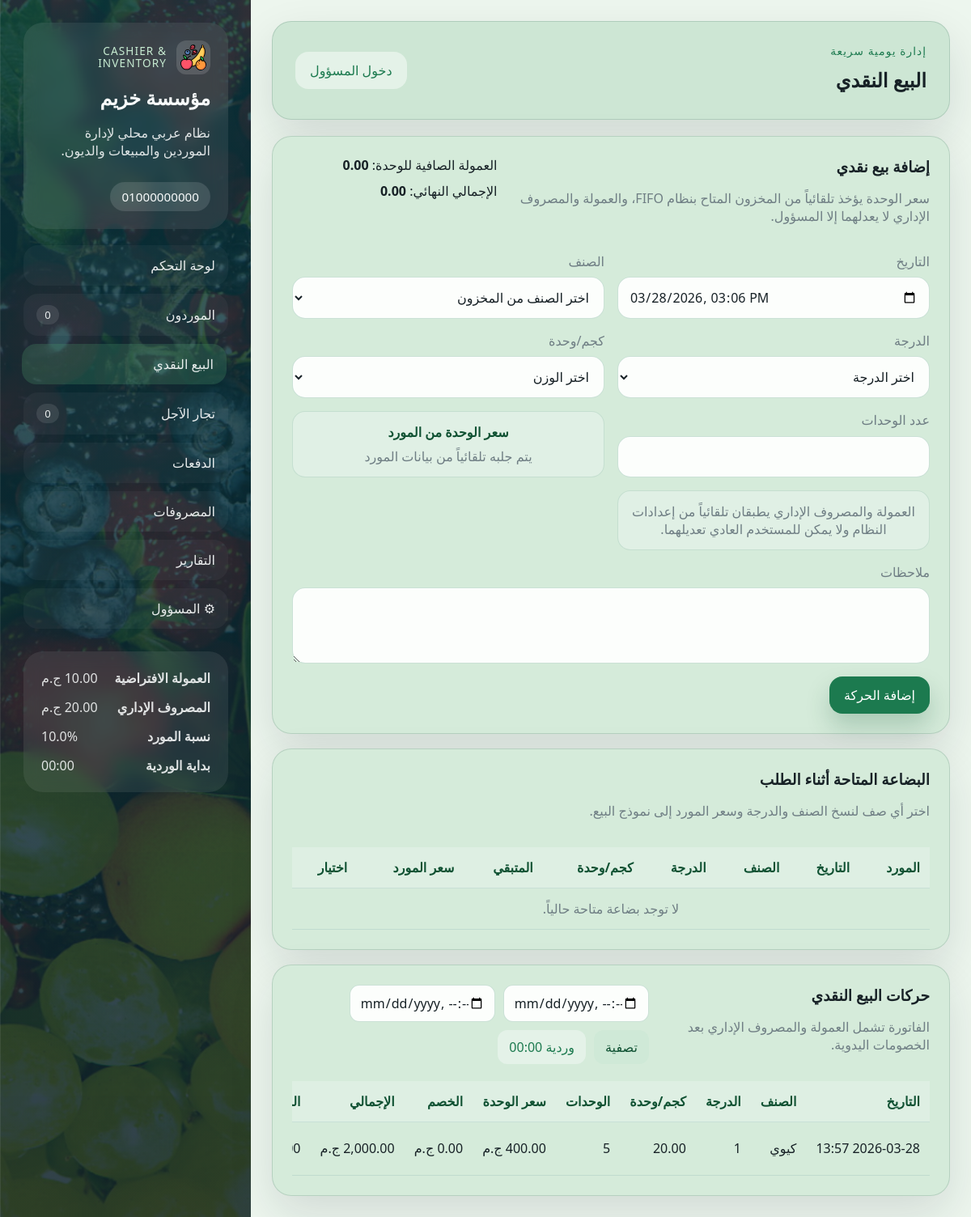
The app's page /retail/ with its own data.
### models/settings.py (models this page shows)
class Settings(Base):
    __tablename__ = "settings"
    id: Mapped[int] = mapped_column(Integer, primary_key=True)
    company_name: Mapped[str] = mapped_column(String(120), nullable=False)
    phone_number: Mapped[str] = mapped_column(String(255), nullable=False)
    commission_per_unit: Mapped[float] = mapped_column(Float, nullable=False, default=0.0)
    admin_expense: Mapped[float] = mapped_column(Float, nullable=False, default=0.0)
    supplier_profit_percentage: Mapped[float] = mapped_column(Float, nullable=False, default=0.0)
    shift_cutoff_time: Mapped[str] = mapped_column(String(5), nullable=False, default="00:00")
    admin_password: Mapped[str] = mapped_column(String(255), nullable=False)

### models/retail_transaction.py (models this page shows)
class RetailTransaction(Base):
    __tablename__ = "retail_transactions"
    id: Mapped[int] = mapped_column(Integer, primary_key=True)
    date: Mapped[datetime] = mapped_column(DateTime, nullable=False, default=datetime.now)
    fruit_name: Mapped[str] = mapped_column(String(120), nullable=False)
    units_count: Mapped[int] = mapped_column(Integer, nullable=False)
    class_number: Mapped[str] = mapped_column(String(50), nullable=False)
    kilograms_per_unit: Mapped[float] = mapped_column(Float, nullable=False, default=0.0)
    original_price_per_unit: Mapped[float] = mapped_column(Float, nullable=False)
    discount_per_unit: Mapped[float] = mapped_column(Float, nullable=False, default=0.0)
    discount_mode: Mapped[str] = mapped_column(String(20), nullable=False, default="commission")
    price_per_unit: Mapped[float] = mapped_column(Float, nullable=False)
    commission_per_unit: Mapped[float] = mapped_column(Float, nullable=False, default=0.0)
    admin_expense: Mapped[float] = mapped_column(Float, nullable=False, default=0.0)
    total_price: Mapped[float] = mapped_column(Float, nullable=False)
    final_price: Mapped[float] = mapped_column(Float, nullable=False)
    notes: Mapped[str | None] = mapped_column(Text, nullable=True)

### routes/retail_routes.py (the view, shortened to what this page needs)
@retail_bp.route("/", methods=["GET", "POST"])
def retail():
    db_session = get_session()
    settings = get_or_create_settings(db_session)
    is_admin_user = bool(session.get("admin_logged_in"))
    edit_transaction = None
    edit_id = parse_int(request.args.get("edit"))
    if edit_id:
        edit_transaction = db_session.get(RetailTransaction, edit_id)
    date_from = request.args.get("date_from", "").strip()
    date_to = request.args.get("date_to", "").strip()
    transactions_query = db_session.query(RetailTransaction)
    transactions_query = apply_date_range(
        transactions_query,
        RetailTransaction.date,
        date_from or None,
        date_to or None,
    )
    transactions = transactions_query.order_by(
        RetailTransaction.date.desc(), RetailTransaction.id.desc()
    ).all()
    goods = available_goods(db_session)
    stock_options = [
        {
            "fruit_name": item.fruit_name,
            "class_number": item.class_number,
            "kilograms_per_unit": float(item.kilograms_per_unit or 0),
            "remaining_units": int(item.remaining_units or 0),
            "price_per_unit": float(item.price_per_unit or 0),
        }
        for item in goods
    ]
    context = {
        **build_base_context(db_session),
        "page_title": "البيع النقدي",
        "transactions": transactions,
        "edit_transaction": edit_transaction,
        "default_commission": settings.commission_per_unit,
        "default_admin_expense": settings.admin_expense,
        "available_goods": goods,
        "stock_options": stock_options,
        "date_from": date_from,
        "date_to": date_to,
    }
    return render_template("retail.html", **context)

### templates/retail.html (shortened to what this page needs)
{% extends "base.html" %}
{% block content %}
<section class="content-grid single-wide">
    <article class="panel form-panel">
        <div class="panel-head">
            <div>
                <h3>{{ "تعديل بيع نقدي" if edit_transaction else "إضافة بيع نقدي" }}</h3>
                <p>سعر الوحدة يؤخذ تلقائياً من المخزون المتاح بنظام FIFO، والعمولة والمصروف الإداري لا يعدلهما إلا المسؤول.</p>
            </div>
            <div class="preview-strip" data-sale-preview>
                <span><span data-preview-label>العمولة الصافية للوحدة</span>: <strong data-preview="unit_price">0.00</strong></span>
                <span>الإجمالي النهائي: <strong data-preview="final_price">0.00</strong></span>
            </div>
        </div>
        <form class="form-grid" method="post" data-sale-form="retail" data-stock-options='{{ stock_options|tojson }}'>
            <label>
                <span>التاريخ</span>
                <input type="datetime-local" name="date" value="{{ edit_transaction.date|datetime_input if edit_transaction else now_string }}" required>
            </label>
            <label>
                <span>الصنف</span>
                <select name="fruit_name" required data-sale-field="fruit">
                    {% if edit_transaction %}
                        <option value="{{ edit_transaction.fruit_name }}" selected>{{ edit_transaction.fruit_name }}</option>
                    {% else %}
                        <option value="" selected>اختر الصنف من المخزون</option>
                    {% endif %}
                </select>
            </label>
            <label>
                <span>الدرجة</span>
                <select name="class_number" required data-sale-field="class">
                    {% if edit_transaction %}
                        <option value="{{ edit_transaction.class_number }}" selected>{{ edit_transaction.class_number }}</option>
                    {% else %}
                        <option value="" selected>اختر الدرجة</option>
                    {% endif %}
                </select>
            </label>
            <label>
                <span>كجم/وحدة</span>
                <select name="kilograms_per_unit" required data-sale-field="kilograms">
                    {% if edit_transaction %}
                        <option value="{{ edit_transaction.kilograms_per_unit }}" selected>{{ '%.2f'|format(edit_transaction.kilograms_per_unit) }}</option>
                    {% else %}
                        <option value="" selected>اختر الوزن</option>
                    {% endif %}
                </select>
            </label>
            <label>
                <span>عدد الوحدات</span>
                <input type="number" min="1" name="units_count" value="{{ edit_transaction.units_count if edit_transaction else '' }}" required>
            </label>
            <div class="info-box price-display-box">
                <strong>سعر الوحدة من المورد</strong>
                <span data-sale-price-display>{{ edit_transaction.original_price_per_unit|currency if edit_transaction else "يتم جلبه تلقائياً من بيانات المورد" }}</span>
            </div>
            {% if is_admin %}
                <label>
                    <span>العمولة للوحدة</span>
                    <input type="number" min="0" step="0.01" name="commission_per_unit" value="{{ edit_transaction.commission_per_unit if edit_transaction else default_commission }}" required>
                </label>
                <label>
                    <span>المصروف الإداري</span>
                    <input type="number" min="0" step="0.01" name="admin_expense" value="{{ edit_transaction.admin_expense if edit_transaction else default_admin_expense }}" required>
                </label>
            {% else %}
                <div class="info-box">
                    العمولة والمصروف الإداري يطبقان تلقائياً من إعدادات النظام ولا يمكن للمستخدم العادي تعديلهما.
                </div>
            {% endif %}
            <label class="full-width">
                <span>ملاحظات</span>
                <textarea name="notes" rows="3">{{ edit_transaction.notes if edit_transaction else '' }}</textarea>
            </label>
            <div class="form-actions full-width">
                <button class="btn btn-primary" type="submit">{{ "حفظ التعديل" if edit_transaction else "إضافة الحركة" }}</button>
            </div>
        </form>
    </article>
    <article class="panel">
        <div class="panel-head">
            <div>
                <h3>البضاعة المتاحة أثناء الطلب</h3>
                <p>اختر أي صف لنسخ الصنف والدرجة وسعر المورد إلى نموذج البيع.</p>
            </div>
        </div>
        <div class="table-wrap records-scroll">
            <table>
                <thead>
                    <tr>
                        <th>المورد</th>
                        <th>التاريخ</th>
                        <th>الصنف</th>
                        <th>الدرجة</th>
                        <th>كجم/وحدة</th>
                        <th>المتبقي</th>
                        <th>سعر المورد</th>
                        <th>اختيار</th>
                    </tr>
                </thead>
                <tbody>
                    {% for good in available_goods %}
                        <tr>
                            <td>{{ good.supplier_name }}</td>
                            <td>{{ good.date|date_ar }}</td>
                            <td>{{ good.fruit_name }}</td>
                            <td>{{ good.class_number }}</td>
                            <td>{{ '%.2f'|format(good.kilograms_per_unit) }}</td>
                            <td>{{ good.remaining_units }}</td>
                            <td>{{ good.price_per_unit|currency }}</td>
                            <td>
                                <button
                                    class="btn btn-small btn-secondary"
                                    type="button"
                                    data-stock-pick
                                    data-fruit="{{ good.fruit_name }}"
                                    data-class="{{ good.class_number }}"
                                    data-kilograms="{{ '%.2f'|format(good.kilograms_per_unit) }}"
                                    data-price="{{ '%.2f'|format(good.price_per_unit) }}"
                                >
                                    استخدام
                                </button>
                            </td>
                        </tr>
                    {% else %}
                        <tr><td colspan="8" class="empty-state">لا توجد بضاعة متاحة حالياً.</td></tr>
                    {% endfor %}
                </tbody>
            </table>
        </div>
    </article>
    <article class="panel">
        <div class="panel-head">
            <div>
                <h3>حركات البيع النقدي</h3>
                <p>الفاتورة تشمل العمولة والمصروف الإداري بعد الخصومات اليدوية.</p>
            </div>
            <form class="inline-form" method="get">
                <input type="datetime-local" name="date_from" value="{{ date_from }}">
                <input type="datetime-local" name="date_to" value="{{ date_to }}">
                <button class="btn btn-secondary" type="submit">تصفية</button>
            </form>
        </div>
        <div class="table-wrap records-scroll">
            <table>
                <thead>
                    <tr>
                        <th>التاريخ</th>
                        <th>الصنف</th>
                        <th>الدرجة</th>
                        <th>كجم/وحدة</th>
                        <th>الوحدات</th>
                        <th>سعر الوحدة</th>
                        <th>الخصم</th>
                        <th>الإجمالي</th>
                        <th>النهائي</th>
                    </tr>
                </thead>
                <tbody>
                    {% for item in transactions %}
                        <tr>
                            <td>{{ item.date|date_ar }}</td>
                            <td>{{ item.fruit_name }}</td>
                            <td>{{ item.class_number }}</td>
                            <td>{{ '%.2f'|format(item.kilograms_per_unit) }}</td>
                            <td>{{ item.units_count }}</td>
                            <td>{{ item.price_per_unit|currency }}</td>
                            <td>{{ item.discount_per_unit|currency }}</td>
                            <td>{{ item.total_price|currency }}</td>
                            <td>{{ item.final_price|currency }}</td>
                        </tr>
                    {% else %}
                        <tr><td colspan="10" class="empty-state">لا توجد حركات بيع نقدي حتى الآن.</td></tr>
                    {% endfor %}
                </tbody>
            </table>
        </div>
    </article>
</section>
{% endblock %}

### templates/base.html (shortened to what this page needs)
<!doctype html>
<html lang="ar" dir="rtl">
<head>
    <link rel="stylesheet" href="{{ url_for('static', filename='css/style.css') }}">
</head>
<body
    data-shift-cutoff="{{ shift_cutoff_range.cutoff }}"
    data-shift-start="{{ shift_cutoff_range.start }}"
    data-shift-end="{{ shift_cutoff_range.end }}"
>
    <div class="page-shell">
        <aside class="sidebar">
            <div class="brand-card">
                <div class="brand-kicker-row">
                    <img class="brand-logo" src="{{ url_for('static', filename='fruitsIcon.png') }}" alt="شعار النظام">
                    <span class="brand-kicker">Cashier & Inventory</span>
                </div>
                <h1>{{ settings.company_name }}</h1>
                <p>نظام عربي محلي لإدارة الموردين والمبيعات والديون.</p>
                <div class="brand-meta-stack">
                    {% for phone in phone_numbers %}
                        <div class="meta-pill">{{ phone }}</div>
                    {% endfor %}
                </div>
            </div>
            <nav class="nav-links">
                <a class="{{ 'active' if request.endpoint == 'admin.dashboard' else '' }}" href="{{ url_for('admin.dashboard') }}">لوحة التحكم</a>
                <a class="{{ 'active' if request.endpoint == 'suppliers.suppliers' else '' }}" href="{{ url_for('suppliers.suppliers') }}">الموردون <span>{{ nav_badges.open_suppliers }}</span></a>
                <a class="{{ 'active' if request.endpoint == 'retail.retail' else '' }}" href="{{ url_for('retail.retail') }}">البيع النقدي</a>
                <a class="{{ 'active' if request.endpoint == 'special_retailers.special_retailers' else '' }}" href="{{ url_for('special_retailers.special_retailers') }}">تجار الآجل <span>{{ nav_badges.unpaid_retailers }}</span></a>
                <a class="{{ 'active' if request.endpoint == 'payments.payments' else '' }}" href="{{ url_for('payments.payments') }}">الدفعات</a>
                <a class="{{ 'active' if request.endpoint == 'expenses.expenses' else '' }}" href="{{ url_for('expenses.expenses') }}">المصروفات</a>
                <a class="{{ 'active' if request.endpoint == 'admin.reports' else '' }}" href="{{ url_for('admin.reports') }}">التقارير</a>
                <a class="{{ 'active' if request.endpoint in ['admin.admin_panel', 'admin.login'] else '' }}" href="{{ url_for('admin.admin_panel' if is_admin else 'admin.login') }}">&#9881; المسؤول</a>
            </nav>
            <div class="settings-card sidebar-spacer">
                <div>
                    <strong>العمولة الافتراضية</strong>
                    <span>{{ settings.commission_per_unit|currency }}</span>
                </div>
                <div>
                    <strong>المصروف الإداري</strong>
                    <span>{{ settings.admin_expense|currency }}</span>
                </div>
                <div>
                    <strong>نسبة المورد</strong>
                    <span>{{ settings.supplier_profit_percentage }}%</span>
                </div>
                <div>
                    <strong>بداية الوردية</strong>
                    <span>{{ settings.shift_cutoff_time }}</span>
                </div>
            </div>
        </aside>
        <main class="main-content">
            <header class="topbar">
                <div>
                    <span class="topbar-label">إدارة يومية سريعة</span>
                    <h2>{{ page_title or "نظام الكاشير" }}</h2>
                </div>
                <div class="topbar-actions">
                    {% if is_admin %}
                        <form method="post" action="{{ url_for('admin.logout') }}">
                            <button class="btn btn-ghost" type="submit">تسجيل الخروج</button>
                        </form>
                    {% else %}
                        <a class="btn btn-ghost" href="{{ url_for('admin.login') }}">دخول المسؤول</a>
                    {% endif %}
                </div>
            </header>
            {% block content %}{% endblock %}
        </main>
    </div>
</body>
</html>

### records on screen
Settings: company_name "مؤسسة خزيم", phone_number "01000000000", commission_per_unit "10.00 ج.م", admin_expense "20.00 ج.م", supplier_profit_percentage "10.0", shift_cutoff_time "00:00"
RetailTransaction: date "2026-03-28 13:57", fruit_name "كيوي", class_number "1", kilograms_per_unit "20.00", units_count "5", price_per_unit "400.00 ج.م", discount_per_unit "0.00 ج.م", total_price "2,000.00 ج.م"

### other values on screen
{{ nav_badges.open_suppliers }} "0"
{{ nav_badges.unpaid_retailers }} "0"
{{ page_title or "نظام الكاشير" }} "البيع النقدي"
{{ "تعديل بيع نقدي" if edit_transaction else "إضافة بيع نقدي" }} "إضافة بيع نقدي"
{{ "حفظ التعديل" if edit_transaction else "إضافة الحركة" }} "إضافة الحركة"
